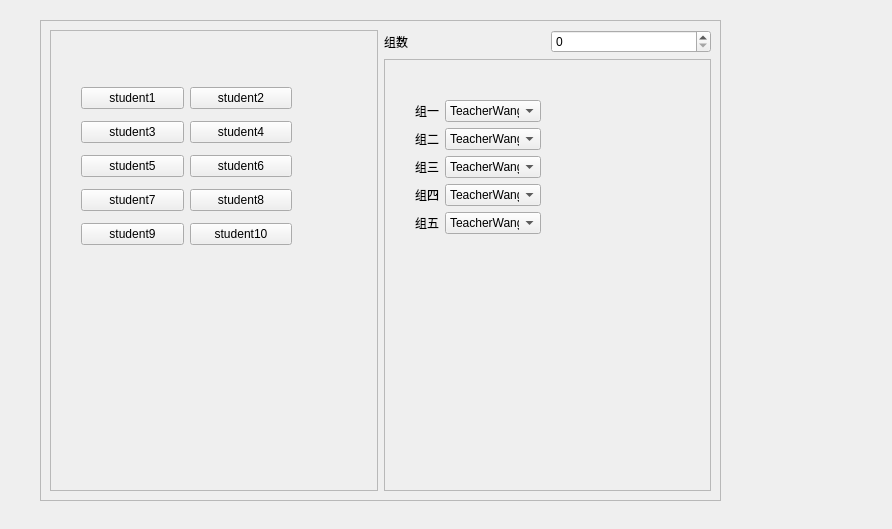
<?xml version="1.0" encoding="UTF-8"?>
<ui version="4.0">
 <class>Form</class>
 <widget class="QWidget" name="Form">
  <property name="geometry">
   <rect>
    <x>0</x>
    <y>0</y>
    <width>892</width>
    <height>529</height>
   </rect>
  </property>
  <property name="windowTitle">
   <string>Form</string>
  </property>
  <widget class="QScrollArea" name="scrollArea">
   <property name="geometry">
    <rect>
     <x>40</x>
     <y>20</y>
     <width>681</width>
     <height>481</height>
    </rect>
   </property>
   <property name="widgetResizable">
    <bool>true</bool>
   </property>
   <widget class="QWidget" name="scrollAreaWidgetContents">
    <property name="geometry">
     <rect>
      <x>0</x>
      <y>0</y>
      <width>679</width>
      <height>479</height>
     </rect>
    </property>
    <layout class="QHBoxLayout" name="horizontalLayout_2">
     <item>
      <widget class="QScrollArea" name="scrollArea_students">
       <property name="widgetResizable">
        <bool>true</bool>
       </property>
       <widget class="QWidget" name="scrollAreaWidgetContents_2">
        <property name="geometry">
         <rect>
          <x>0</x>
          <y>0</y>
          <width>323</width>
          <height>455</height>
         </rect>
        </property>
        <widget class="QWidget" name="">
         <property name="geometry">
          <rect>
           <x>30</x>
           <y>50</y>
           <width>211</width>
           <height>170</height>
          </rect>
         </property>
         <layout class="QGridLayout" name="gridLayout">
          <item row="0" column="0">
           <widget class="QPushButton" name="pushButton_student1">
            <property name="text">
             <string>student1</string>
            </property>
            <property name="iconSize">
             <size>
              <width>50</width>
              <height>50</height>
             </size>
            </property>
           </widget>
          </item>
          <item row="0" column="1">
           <widget class="QPushButton" name="pushButton_student2">
            <property name="text">
             <string>student2</string>
            </property>
            <property name="iconSize">
             <size>
              <width>50</width>
              <height>50</height>
             </size>
            </property>
           </widget>
          </item>
          <item row="1" column="0">
           <widget class="QPushButton" name="pushButton_student3">
            <property name="text">
             <string>student3</string>
            </property>
            <property name="iconSize">
             <size>
              <width>50</width>
              <height>50</height>
             </size>
            </property>
           </widget>
          </item>
          <item row="1" column="1">
           <widget class="QPushButton" name="pushButton_student4">
            <property name="text">
             <string>student4</string>
            </property>
            <property name="iconSize">
             <size>
              <width>50</width>
              <height>50</height>
             </size>
            </property>
           </widget>
          </item>
          <item row="2" column="0">
           <widget class="QPushButton" name="pushButton_student5">
            <property name="text">
             <string>student5</string>
            </property>
            <property name="iconSize">
             <size>
              <width>50</width>
              <height>50</height>
             </size>
            </property>
           </widget>
          </item>
          <item row="2" column="1">
           <widget class="QPushButton" name="pushButton_student6">
            <property name="text">
             <string>student6</string>
            </property>
            <property name="iconSize">
             <size>
              <width>50</width>
              <height>50</height>
             </size>
            </property>
           </widget>
          </item>
          <item row="3" column="0">
           <widget class="QPushButton" name="pushButton_student7">
            <property name="text">
             <string>student7</string>
            </property>
            <property name="iconSize">
             <size>
              <width>50</width>
              <height>50</height>
             </size>
            </property>
           </widget>
          </item>
          <item row="3" column="1">
           <widget class="QPushButton" name="pushButton_student8">
            <property name="text">
             <string>student8</string>
            </property>
            <property name="iconSize">
             <size>
              <width>50</width>
              <height>50</height>
             </size>
            </property>
           </widget>
          </item>
          <item row="4" column="0">
           <widget class="QPushButton" name="pushButton_student9">
            <property name="text">
             <string>student9</string>
            </property>
            <property name="iconSize">
             <size>
              <width>50</width>
              <height>50</height>
             </size>
            </property>
           </widget>
          </item>
          <item row="4" column="1">
           <widget class="QPushButton" name="pushButton_student10">
            <property name="text">
             <string>student10</string>
            </property>
            <property name="iconSize">
             <size>
              <width>50</width>
              <height>50</height>
             </size>
            </property>
           </widget>
          </item>
         </layout>
        </widget>
       </widget>
      </widget>
     </item>
     <item>
      <layout class="QVBoxLayout" name="verticalLayout">
       <item>
        <layout class="QHBoxLayout" name="horizontalLayout">
         <item>
          <widget class="QLabel" name="label_groupNum">
           <property name="text">
            <string>组数</string>
           </property>
          </widget>
         </item>
         <item>
          <widget class="QSpinBox" name="spinBox_groupNum"/>
         </item>
        </layout>
       </item>
       <item>
        <widget class="QScrollArea" name="scrollArea_3">
         <property name="widgetResizable">
          <bool>true</bool>
         </property>
         <widget class="QWidget" name="scrollAreaWidgetContents_3">
          <property name="geometry">
           <rect>
            <x>0</x>
            <y>0</y>
            <width>321</width>
            <height>423</height>
           </rect>
          </property>
          <widget class="QWidget" name="">
           <property name="geometry">
            <rect>
             <x>30</x>
             <y>40</y>
             <width>126</width>
             <height>135</height>
            </rect>
           </property>
           <layout class="QGridLayout" name="gridLayout_2">
            <item row="0" column="0">
             <widget class="QLabel" name="label">
              <property name="text">
               <string>组一</string>
              </property>
             </widget>
            </item>
            <item row="0" column="1">
             <widget class="QComboBox" name="comboBox">
              <item>
               <property name="text">
                <string>TeacherWang</string>
               </property>
              </item>
             </widget>
            </item>
            <item row="1" column="0">
             <widget class="QLabel" name="label_2">
              <property name="text">
               <string>组二</string>
              </property>
             </widget>
            </item>
            <item row="1" column="1">
             <widget class="QComboBox" name="comboBox_2">
              <item>
               <property name="text">
                <string>TeacherWang</string>
               </property>
              </item>
             </widget>
            </item>
            <item row="2" column="0">
             <widget class="QLabel" name="label_3">
              <property name="text">
               <string>组三</string>
              </property>
             </widget>
            </item>
            <item row="2" column="1">
             <widget class="QComboBox" name="comboBox_3">
              <item>
               <property name="text">
                <string>TeacherWang</string>
               </property>
              </item>
             </widget>
            </item>
            <item row="3" column="0">
             <widget class="QLabel" name="label_4">
              <property name="text">
               <string>组四</string>
              </property>
             </widget>
            </item>
            <item row="3" column="1">
             <widget class="QComboBox" name="comboBox_4">
              <item>
               <property name="text">
                <string>TeacherWang</string>
               </property>
              </item>
             </widget>
            </item>
            <item row="4" column="0">
             <widget class="QLabel" name="label_5">
              <property name="text">
               <string>组五</string>
              </property>
             </widget>
            </item>
            <item row="4" column="1">
             <widget class="QComboBox" name="comboBox_5">
              <item>
               <property name="text">
                <string>TeacherWang</string>
               </property>
              </item>
             </widget>
            </item>
           </layout>
          </widget>
          <zorder>scrollArea_students</zorder>
          <zorder>scrollArea_students</zorder>
          <zorder>label</zorder>
          <zorder>label_2</zorder>
          <zorder>label_3</zorder>
          <zorder>label_4</zorder>
          <zorder>label_5</zorder>
          <zorder>comboBox</zorder>
          <zorder>comboBox_2</zorder>
          <zorder>comboBox_3</zorder>
          <zorder>comboBox_4</zorder>
          <zorder>comboBox_5</zorder>
         </widget>
        </widget>
       </item>
      </layout>
     </item>
    </layout>
   </widget>
  </widget>
 </widget>
 <resources/>
 <connections/>
</ui>
